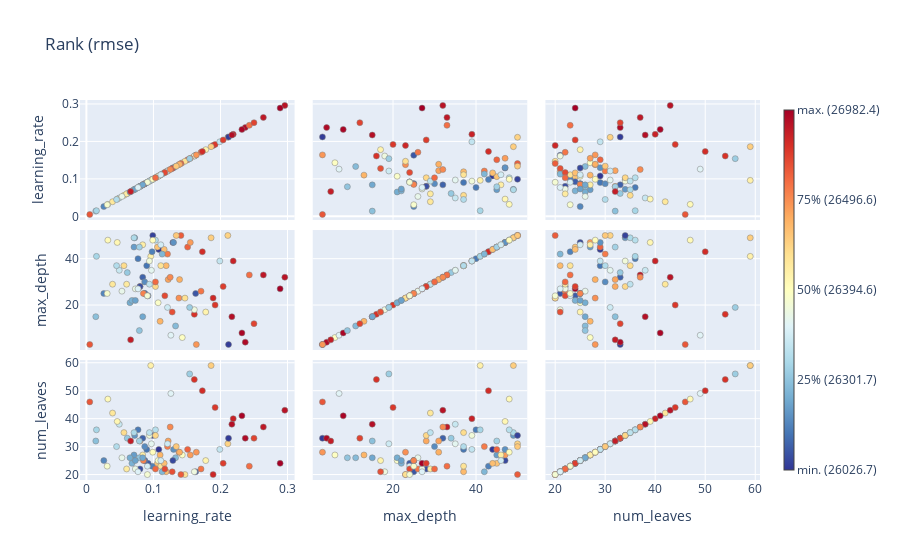

Notebook cell for this chart:
### Markdown cell above
**Optuna** has a fey useful canned plots that can show us interesting info about interactions between our hyperparameters.

https://optuna.readthedocs.io/en/stable/reference/visualization/index.html

### Code cell
# Plot parameter relations as scatter plots with colors indicating ranks of target value.
fig = optuna.visualization.plot_rank(study, target_name="rmse")
fig.show()
